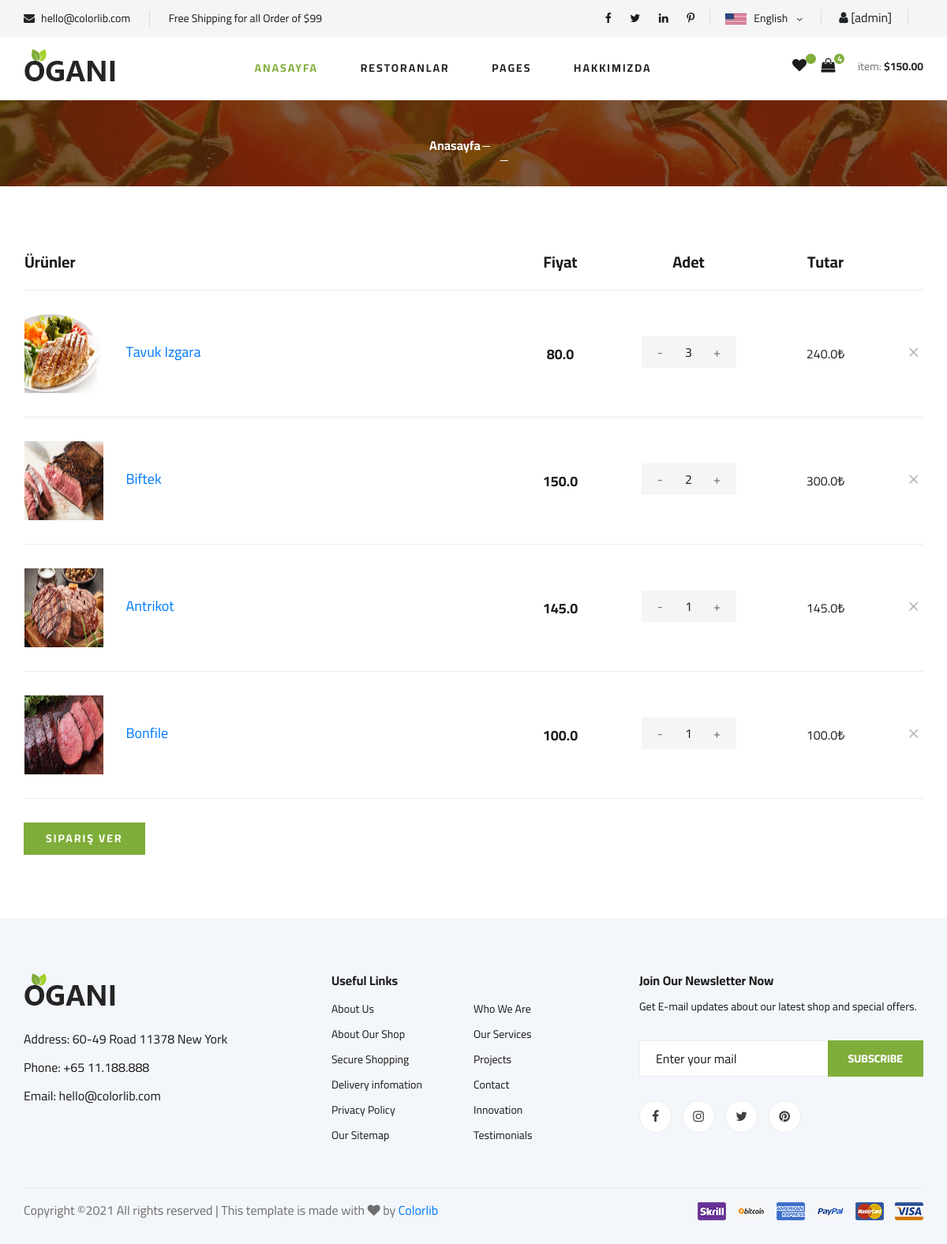
The app's page /shopcart/ (signed in), older data.
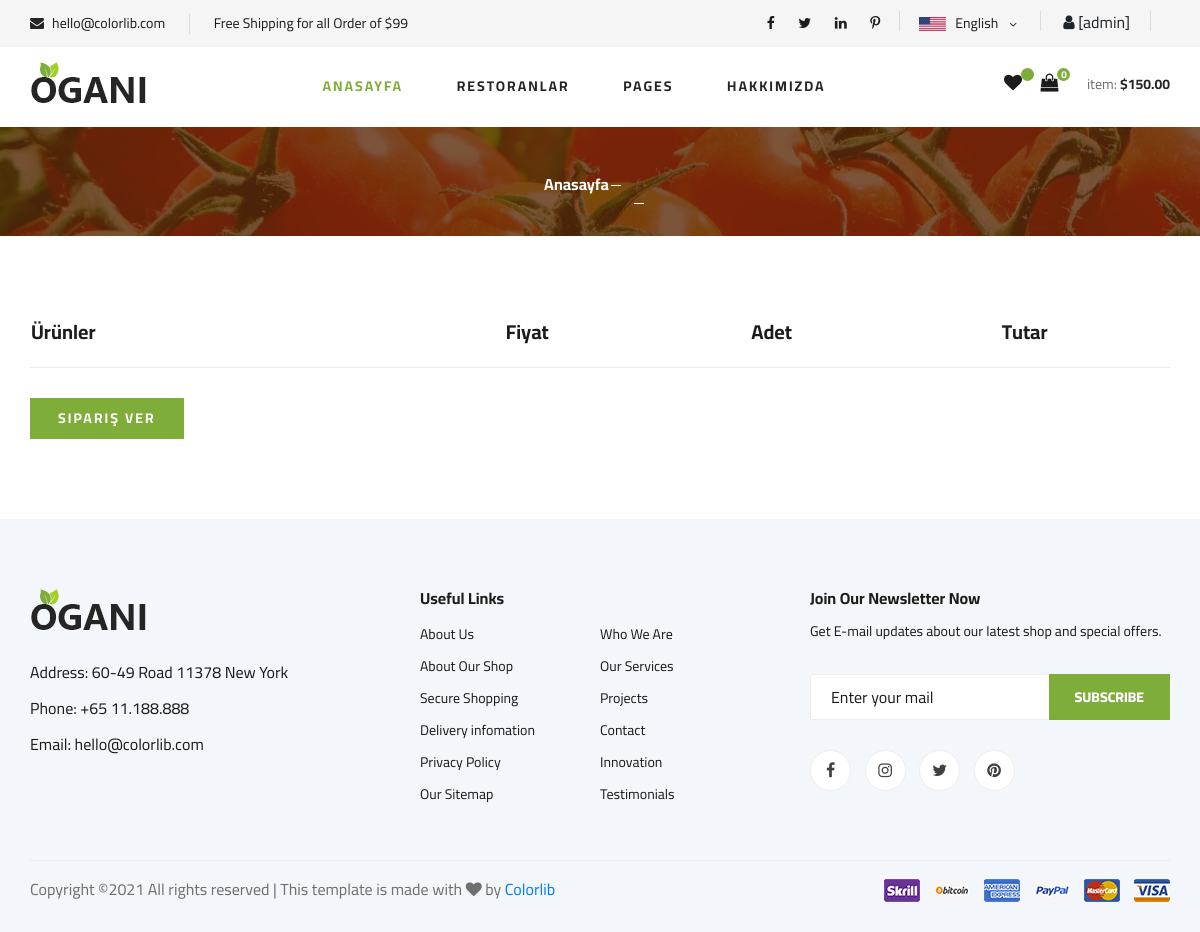
The same page, newer data.
### order/models.py (models this page shows, shortened)
class ShopCart(models.Model):
    user = models.ForeignKey(User, on_delete=models.SET_NULL, null=True)
    product = models.ForeignKey(Product, on_delete=models.SET_NULL, null=True)
    quantity = models.IntegerField()
    @property
    def amount(self):
        return (self.quantity * self.product.price)

### product/models.py (models this page shows, shortened)
class Product(models.Model):
    STATUS = (
        ('True', 'Evet'),
        ('False', 'Hayır'),
    )
    restaurant = models.ForeignKey(Restaurant, on_delete=models.CASCADE)  # relation with Restaurant table
    category = models.ForeignKey(Category, on_delete=models.CASCADE) #relation with Category table
    title = models.CharField(max_length=30)
    keywords = models.CharField(max_length=255)
    description = models.CharField(max_length=255)
    image = models.ImageField(blank=True, upload_to='images/')
    price = models.FloatField()
    amount = models.IntegerField()
    detail = RichTextUploadingField()
    status = models.CharField(max_length=10, choices=STATUS)
    slug = models.SlugField(null=False,unique=True)
    created_at = models.DateTimeField(auto_now_add=True)
    update_at = models.DateTimeField(auto_now=True)
    def __str__(self):
        return self.title
    def image_tag(self):
        return mark_safe('<img src="{}" height="50"/>'.format(self.image.url))
    image_tag.short_description = 'Image'

### order/views.py (the view)
# urls.py: path('shopcart/',orderviews.shopcart,name='shopcart'),
@login_required(login_url='/login')
def shopcart(request):
    category=Category.objects.all()
    current_user = request.user
    schopcart = ShopCart.objects.filter(user_id=current_user.id)
    request.session['cart_items'] = ShopCart.objects.filter(user_id=current_user.id).count()
    total = 0
    for rs in schopcart:
        total += rs.product.price * rs.quantity
    context={'schopcart': schopcart,
            'category': category,
            'total': total,
            }
    return render(request,'shopcart_products.html',context)

### order/templates/shopcart_products.html (shortened to what this page needs)
{% extends "homebase.html" %}
{% block content %}
    {% load static %}
    <section class="breadcrumb-section set-bg" data-setbg="{% static 'img/breadcrumb.jpg' %}">
        <div class="container">
            <div class="row">
                <div class="col-lg-12 text-center">
                    <div class="breadcrumb__text">
                        <div class="breadcrumb__option">
                            <a href="/">Anasayfa </a>
                        </div>
                    </div>
                </div>
            </div>
        </div>
    </section>
    <section class="shoping-cart spad">
        <div class="container">
            <div class="row">
                <div class="col-lg-12">
                    <div class="shoping__cart__table">
                        <table>
                            <thead>
                            <tr>
                                <th class="shoping__product">Ürünler</th>
                                <th>Fiyat</th>
                                <th>Adet</th>
                                <th>Tutar</th>
                                <th></th>
                            </tr>
                            </thead>
                            <tbody>
                            {% for rs in schopcart %}
                                <tr>
                                    <td class="shoping__cart__item">
                                        <img src="{{ rs.product.image.url }}" height="100" width="100" alt="">
                                        <h5><a href="/product/{{ rs.product.id }}/{{ rs.product.slug }}"> {{ rs.product }}</a></h5>
                                    </td>
                                    <td class="shoping__cart__price">
                                        {{ rs.product.price }}
                                    </td>
                                    <td class="shoping__cart__quantity">
                                        <div class="quantity">
                                            <div class="pro-qty">
                                                <input type="text" value="{{ rs.quantity }}">
                                            </div>
                                        </div>
                                    </td>
                                    <td>
                                        {{ rs.amount }}₺
                                    </td>
                                    <td class="shoping__cart__item__close">
                                        <a href="/order/deletefromcart/{{ rs.id }}" onclick="return confirm('Are you sure?')"><span class="icon_close"></span></a>
                                    </td>
                                </tr>
                            {% endfor %}
                            </tbody>
                        </table>
                    </div>
                    <div class="row">
                        <div class="col-lg-6">
                                <a href="/order/orderproduct" class="primary-btn">Sipariş Ver</a>
                        </div>
                    </div>
                </div>
            </div>
        </div>
    </section>
{% endblock %}

### home/templates/homebase.html (shortened to what this page needs)
<!DOCTYPE html>
<html lang="zxx">
<head>
    {% load static %}
    <link rel="stylesheet" href="{% static 'css/bootstrap.min.css' %}" type="text/css">
    <link rel="stylesheet" href="{% static 'css/font-awesome.min.css' %}" type="text/css">
    <link rel="stylesheet" href="{% static 'css/elegant-icons.css' %}" type="text/css">
    <link rel="stylesheet" href="{% static 'css/nice-select.css' %}" type="text/css">
    <link rel="stylesheet" href="{% static 'css/jquery-ui.min.css' %}" type="text/css">
    <link rel="stylesheet" href="{% static 'css/owl.carousel.min.css' %}" type="text/css">
    <link rel="stylesheet" href="{% static 'css/slicknav.min.css' %}" type="text/css">
    <link rel="stylesheet" href="{% static 'css/style.css' %}" type="text/css">
    <link rel="stylesheet" href="https://ajax.googleapis.com/ajax/libs/jqueryui/1.11.4/themes/smoothness/jquery-ui.css">
</head>
<body>
{% include 'header.html' %}
{% block content %}    {% endblock %}
{% include 'footer.html' %}
</body>
</html>

### home/templates/header.html (shortened to what this page needs)
{% load static %}
<header class="header">
    <div class="header__top">
        <div class="container">
            <div class="row">
                <div class="col-lg-6 col-md-6">
                    <div class="header__top__left">
                        <ul>
                            <li><i class="fa fa-envelope"></i> hello@colorlib.com</li>
                            <li>Free Shipping for all Order of $99</li>
                        </ul>
                    </div>
                </div>
                <div class="col-lg-6 col-md-6">
                    <div class="header__top__right">
                        <div class="header__top__right__social">
                            <a href="#"><i class="fa fa-facebook"></i></a>
                            <a href="#"><i class="fa fa-twitter"></i></a>
                            <a href="#"><i class="fa fa-linkedin"></i></a>
                            <a href="#"><i class="fa fa-pinterest-p"></i></a>
                        </div>
                        <div class="header__top__right__language">
                            <img src="{% static 'img/language.png' %}" alt="">
                            <div>English</div>
                            <span class="arrow_carrot-down"></span>
                        </div>
                        <div class="header__top__right__language">
                            {% if user.id is not None %}
                                <i class="fa fa-user"></i> [{{ user.username }}]
                            {% else %}
                                <a href="/login/"><i class="fa fa-user"></i> Giriş / <a href="/signup/">Kaydol</a>
                            {% endif %}
                        </div>
                    </div>
                </div>
            </div>
        </div>
    </div>
    <div class="container">
        <div class="row">
            <div class="col-lg-3">
                <div class="header__logo">
                    <a href="/"><img src="{% static 'img/logo.png' %}" alt=""></a>
                </div>
            </div>
            <div class="col-lg-6">
                <nav class="header__menu">
                    <ul>
                        <li class="active"><a href="/home">Anasayfa</a></li>
                        <li><a href="/restaurants">Restoranlar</a></li>
                        <li><a href="#">Pages</a>
                        </li>
                        <li><a href="/hakkimizda">Hakkimizda</a>
                        </li>
                    </ul>
                </nav>
            </div>
            <div class="col-lg-3">
                <div class="header__cart">
                    <ul>
                        <li><a href="#"><i class="fa fa-heart"></i> <span></span></a></li>
                        <li><a href="/shopcart/"><i class="fa fa-shopping-bag"></i> <span>{{ request.session.cart_items }}</span></a></li>
                    </ul>
                    <div class="header__cart__price">item: <span>$150.00</span></div>
                </div>
            </div>
        </div>
    </div>
</header>

### home/templates/footer.html (shortened to what this page needs)
{% load static %}
    <footer class="footer spad">
        <div class="container">
            <div class="row">
                <div class="col-lg-3 col-md-6 col-sm-6">
                    <div class="footer__about">
                        <div class="footer__about__logo">
                            <a href="./index.html"><img src="{% static 'img/logo.png' %}" alt=""></a>
                        </div>
                        <ul>
                            <li>Address: 60-49 Road 11378 New York</li>
                            <li>Phone: +65 11.188.888</li>
                            <li>Email: hello@colorlib.com</li>
                        </ul>
                    </div>
                </div>
                <div class="col-lg-4 col-md-6 col-sm-6 offset-lg-1">
                    <div class="footer__widget">
                        <h6>Useful Links</h6>
                        <ul>
                            <li><a href="#">About Us</a></li>
                            <li><a href="#">About Our Shop</a></li>
                            <li><a href="#">Secure Shopping</a></li>
                            <li><a href="#">Delivery infomation</a></li>
                            <li><a href="#">Privacy Policy</a></li>
                            <li><a href="#">Our Sitemap</a></li>
                        </ul>
                        <ul>
                            <li><a href="#">Who We Are</a></li>
                            <li><a href="#">Our Services</a></li>
                            <li><a href="#">Projects</a></li>
                            <li><a href="#">Contact</a></li>
                            <li><a href="#">Innovation</a></li>
                            <li><a href="#">Testimonials</a></li>
                        </ul>
                    </div>
                </div>
                <div class="col-lg-4 col-md-12">
                    <div class="footer__widget">
                        <h6>Join Our Newsletter Now</h6>
                        <p>Get E-mail updates about our latest shop and special offers.</p>
                        <form action="#">
                            <input type="text" placeholder="Enter your mail">
                            <button type="submit" class="site-btn">Subscribe</button>
                        </form>
                        <div class="footer__widget__social">
                            <a href="#"><i class="fa fa-facebook"></i></a>
                            <a href="#"><i class="fa fa-instagram"></i></a>
                            <a href="#"><i class="fa fa-twitter"></i></a>
                            <a href="#"><i class="fa fa-pinterest"></i></a>
                        </div>
                    </div>
                </div>
            </div>
            <div class="row">
                <div class="col-lg-12">
                    <div class="footer__copyright">
                        <div class="footer__copyright__text"><p>
  Copyright &copy;<script>document.write(new Date().getFullYear());</script> All rights reserved | This template is made with <i class="fa fa-heart" aria-hidden="true"></i> by <a href="https://colorlib.com" target="_blank">Colorlib</a>
  </p></div>
                        <div class="footer__copyright__payment"><img src="{% static 'img/payment-item.png' %}" alt=""></div>
                    </div>
                </div>
            </div>
        </div>
    </footer>

Row changes from the older to the newer data that the page shows:
removed ShopCart: product.image (picture), product "Tavuk Izgara", product.price "80.0", quantity "3", amount "240.0"
removed ShopCart: product.image (picture), product "Biftek", product.price "150.0", quantity "2", amount "300.0"
removed ShopCart: product.image (picture), product "Antrikot", product.price "145.0", quantity "1", amount "145.0"
removed ShopCart: product.image (picture), product "Bonfile", product.price "100.0", quantity "1", amount "100.0"
Text that changed along with them:
{{ request.session.cart_items }}: "4" → "0"
